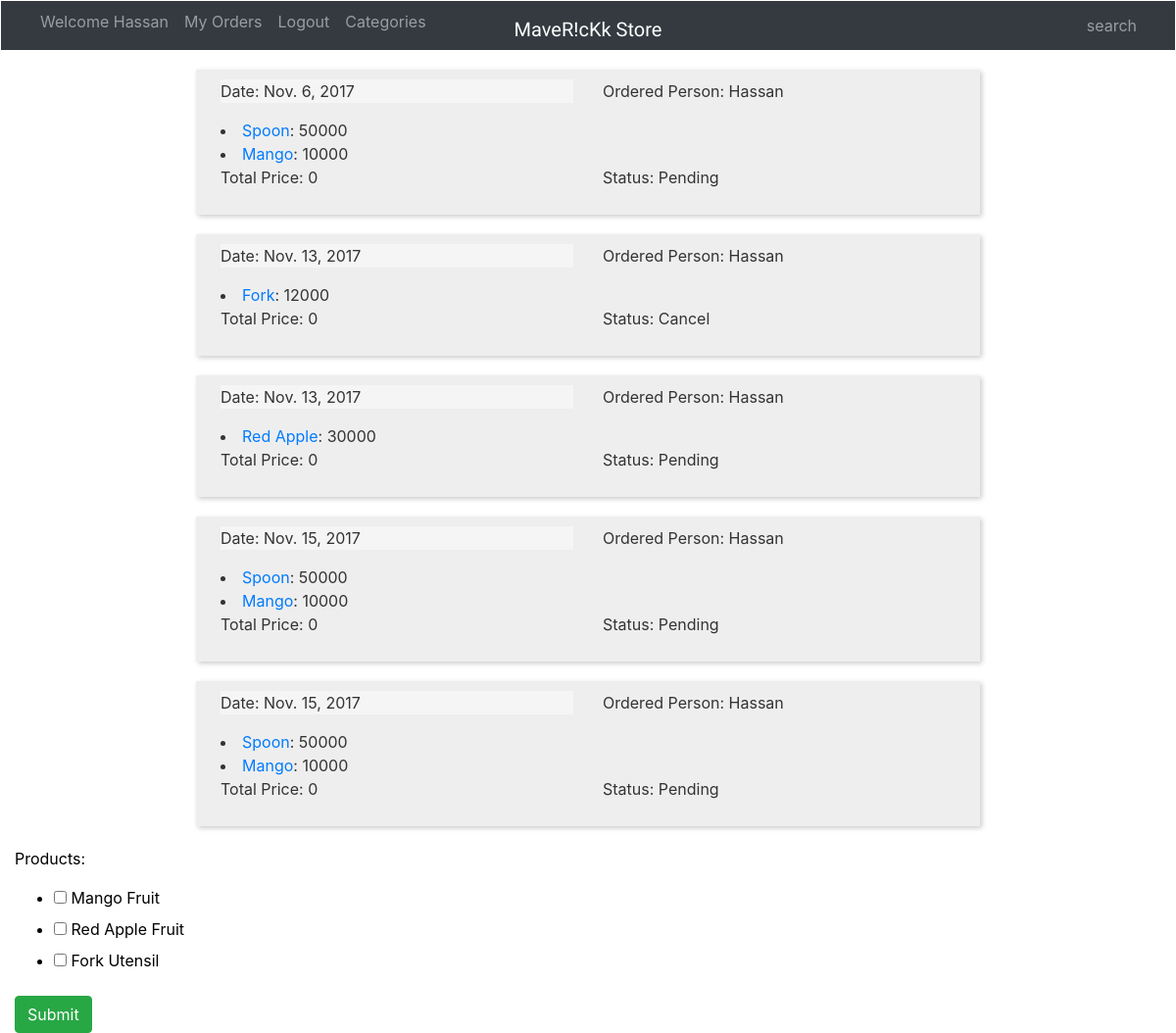
The page /shop/myorders/ (signed in) on the database as committed earlier.
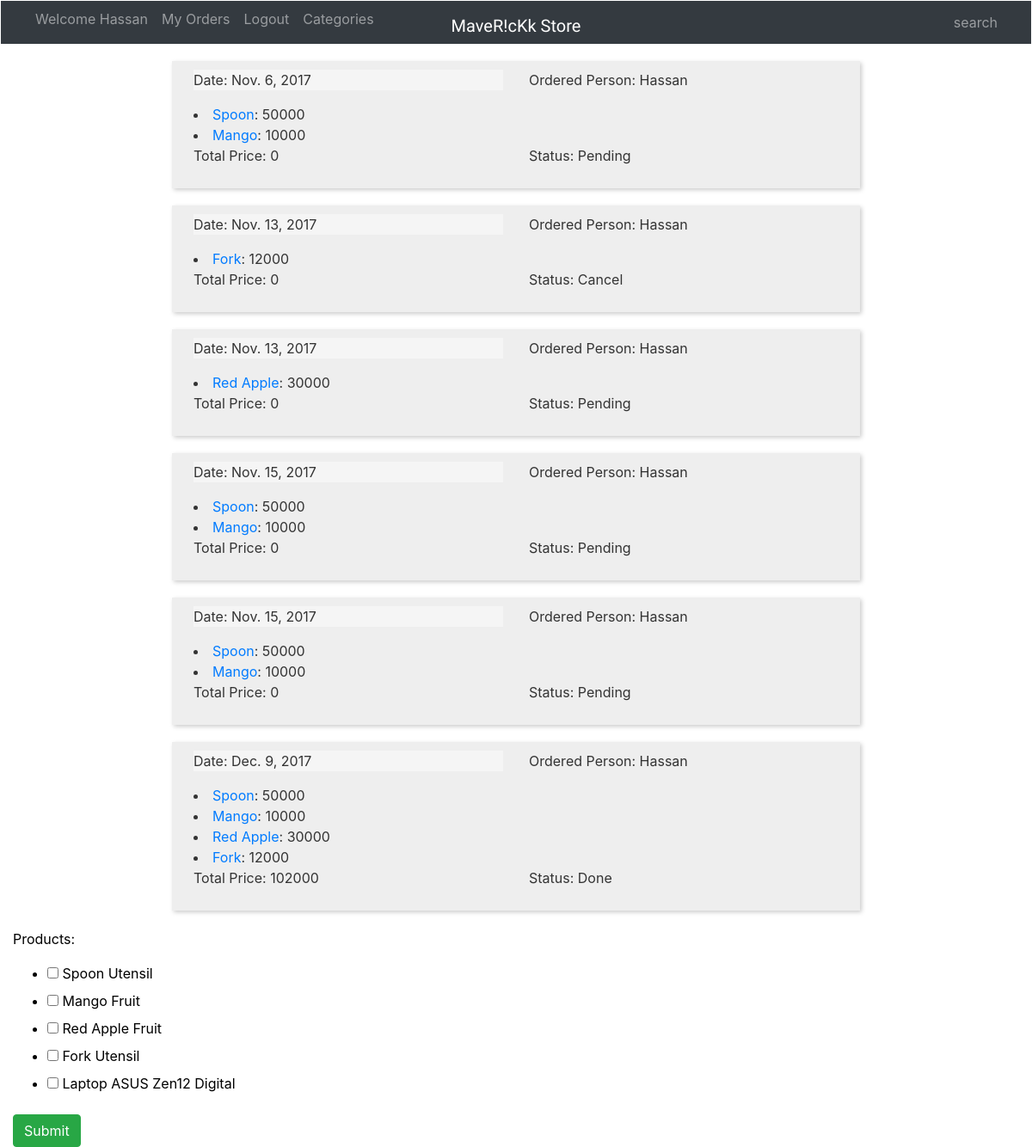
The same page on the database as committed later.
### Shopping/models.py (models this page shows, shortened)
class Order(models.Model):
    STAT = (("P", "Pending"),
            ("D", "Done"),
            ("C", "Cancel"),
            ("H", "Handeling"))
    person = models.ForeignKey('auth.User', related_name='orders', verbose_name=_('Ordered person') )
    date = models.DateField(auto_now_add=True, verbose_name=_('Date'))
    products = models.ManyToManyField(Product, verbose_name=_('orders products'))  # TODO a reD MANY TO MANAY DOC ANF ITS TABLE
    status = models.CharField(max_length=1, choices=STAT, default='P',verbose_name=_('Order status'))
    total_price = models.IntegerField(default=0, verbose_name=_('Order Price'))
    class Meta:
        verbose_name = _('Order')
        verbose_name_plural = _('Orders')
    def __init__(self, *args, **kwargs):
        super(Order, self).__init__(*args, **kwargs)
        self.__original_status = self.status

class Product(models.Model):
    title = models.CharField(max_length=100, verbose_name=_('title'))
    price = models.IntegerField(verbose_name=_('price'))
    sold_price = models.IntegerField(default=0, verbose_name=_('sold price'))
    description = models.TextField(verbose_name=_('description'))
    pic = models.FileField(blank=True, verbose_name=_('picture'))
    cat = models.ForeignKey(Category, related_name='category', verbose_name=_('Category'))
    available = models.IntegerField(verbose_name=_('Available'))
    class Meta:
        verbose_name = _('Product')
        verbose_name_plural = _('Products')
    def __str__(self):
        return self.title + " " + self.cat.title

### Shopping/views.py (the view, shortened to what this page needs)
class Orders(View):
    form_class = OrderForm
    template_name = 'shopping/myorders.html'
    def get(self, request):
        form = self.form_class(None)
        orders = Order.objects.filter(person=request.user)
        return render (request, self.template_name, {'orders':orders, 'form':form})

### Shopping/forms.py (shortened to what this page needs)
class OrderForm (forms.ModelForm):
    products = forms.ModelMultipleChoiceField(widget=forms.CheckboxSelectMultiple(), queryset= Product.objects.filter(available__gt=0))
    class Meta:
        model = Order
        fields=['products', ]

### templates/shopping/myorders.html (shortened to what this page needs)
{% extends 'shopping/base.html' %}
{% load staticfiles %}
{% block body %}
    {% for order in orders %}
        <div class="col-md-8 offset-md-2 row order-container ">
            <div class=" col-md-6 ">
                <p style="background: whitesmoke"> {{ Date }}: {{ order.date }}</p>
            </div>
            <div class=" col-md-6">
                <p> {{ OrderedPerson }}: {{ order.person.username }}</p>
            </div>
            <div class="col-md-8 offset-md-0" >
                {% for p in order.products.all %}
                    <li> <a href="{% url 'shop:productdetail' p.id %}"> {{ p.title }}</a>: {{ p.price }} </li>
                {% endfor %}
            </div>
            <div class="col-md-6" >
                <div > {{ total_price }}: {{ order.total_price }}</div>
            </div>
            <div class="col-md-6" >
                <p> {{ status }}: {{ order.get_status_display }}</p>
            </div>
        </div>
    {% endfor %}
    <form class="form-horizontal" action="" method="post" enctype="multipart/form-data">
        {% include 'shopping/form-template.html' %}
        <div class="form-inline">
            <div class="col-sm-offset-2 col-sm-10">
                <button type="submit" class="btn btn-success">Submit</button>
            </div>
        </div>
    </form>
{% endblock %}

Rows that differ between the two databases and show on the page:
added Order: Date "Date", date "Dec. 9, 2017", OrderedPerson "Ordered Person", person.username "Hassan", total_price "Total Price", total_price "102000", status "Status", status "Done", Product (title "Spoon", price "50000"), Product (title "Mango", price "10000"), Product (title "Red Apple", price "30000"), Product (title "Fork", price "12000")
Other text that changed with them:
form field products: "☐ ☐ ☐" → "☐ ☐ ☐ ☐ ☐"
text no longer shown: "Mango Fruit Red Apple Fruit Fork Utensil"
text now shown: "Spoon Utensil Mango Fruit Red Apple Fruit Fork Utensil Laptop ASUS Zen12 Digital"
